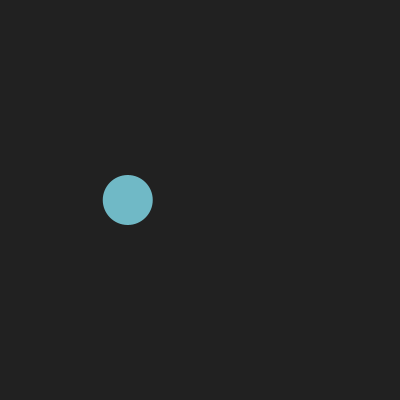
Frame 1 (no input)
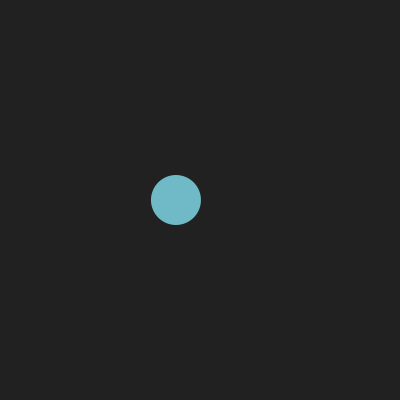
Frame 60 (the mouse pressed at the canvas centre just before this capture)
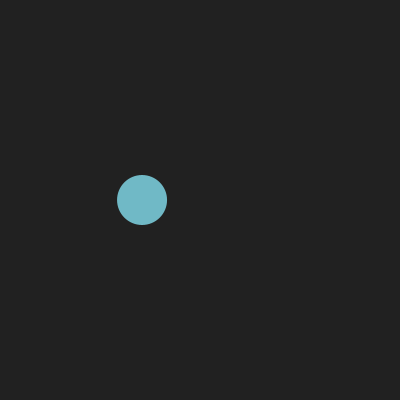
Frame 120 (the mouse held since frame 60 and released just before this capture)

The Processing sketch that drew these frames (run headless with seeded random() and noise(); from frame 60 on, the mouse is pressed at the canvas centre):

// Processing sketch: build
// ── build.pde
// Perlin Noise Gif Loops : part_01

float a = 0;
color c = #70b9c6;

void setup() {
  size(400, 400);
  // println(hex(c));

}

void draw() {
  background(33);
  float noiseMax = 5;
  float xoff = map(cos(a), -1, 1, 0, noiseMax);
  float yoff = map(sin(a), -1, 1, 0, noiseMax);
  float r = noise(xoff, yoff);
  float x = map(r, 0, 1, 0, width);
  fill(c);
  noStroke();
  circle(x, height/2, 50);
  //  println(r);
  a += radians(1);
}
